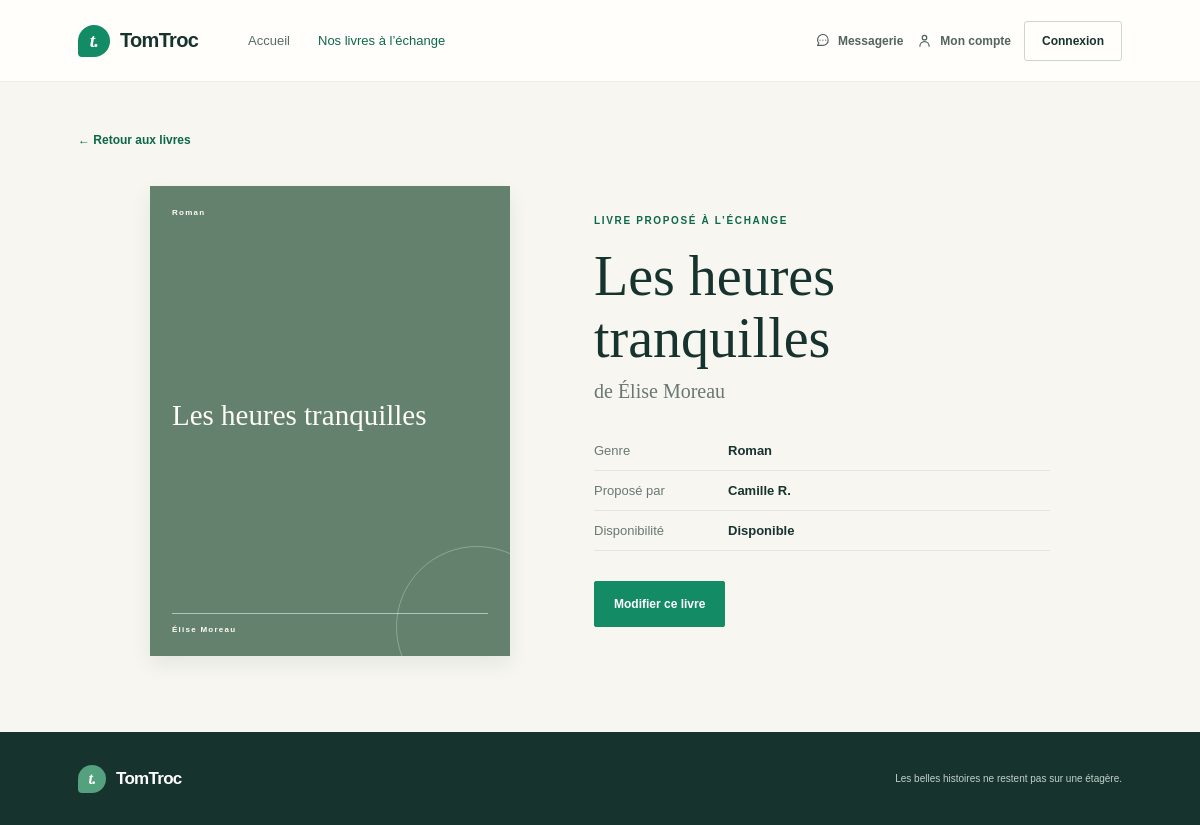
The page /index.php?page=livre&id=1 on the database as committed earlier.
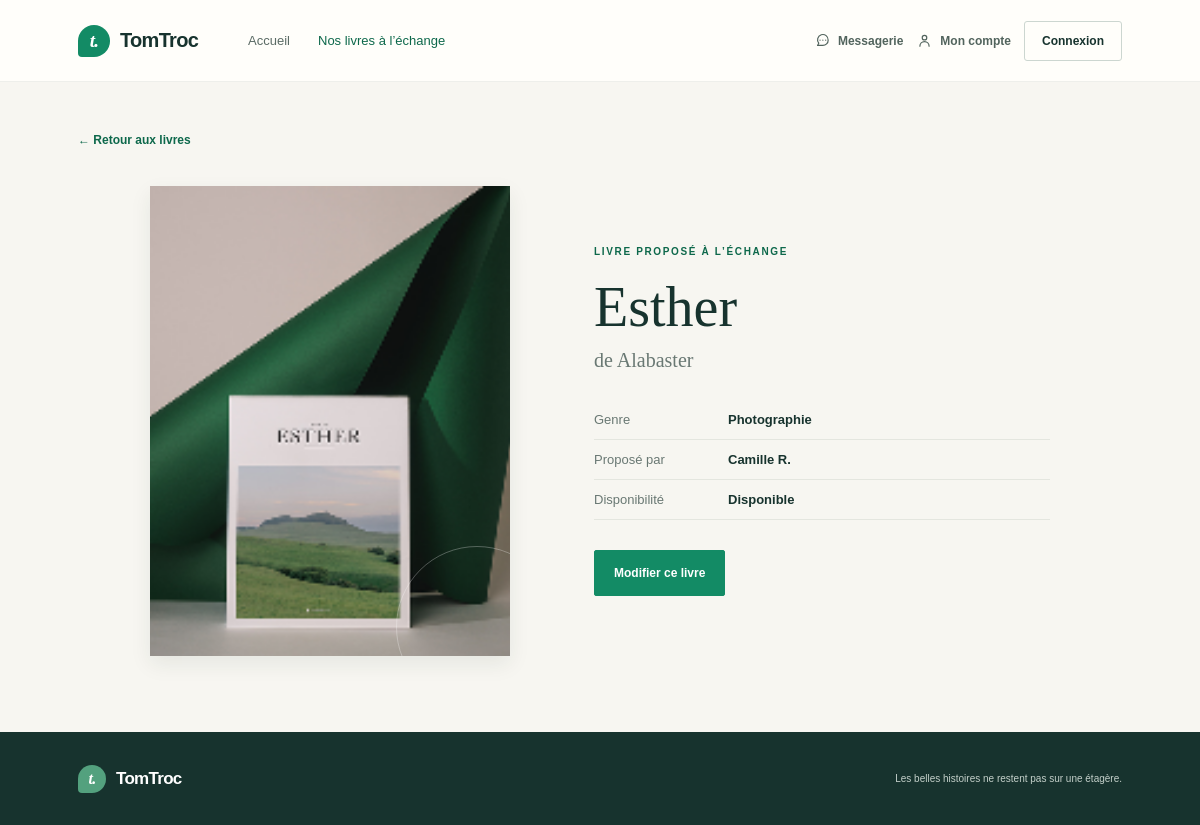
The same page on the database as committed later.
### tables this page shows
CREATE TABLE IF NOT EXISTS books (
    id BIGINT UNSIGNED NOT NULL AUTO_INCREMENT,
    owner_id BIGINT UNSIGNED NOT NULL,
    title VARCHAR(180) NOT NULL,
    author VARCHAR(160) NOT NULL,
    genre VARCHAR(80) NOT NULL,
    description TEXT NULL,
    image_path VARCHAR(255) NULL,
    cover_color VARCHAR(24) NOT NULL DEFAULT 'sage',
    is_available TINYINT(1) NOT NULL DEFAULT 1,
    created_at DATETIME NOT NULL DEFAULT CURRENT_TIMESTAMP,
    updated_at DATETIME NOT NULL DEFAULT CURRENT_TIMESTAMP ON UPDATE CURRENT_TIMESTAMP,
    PRIMARY KEY (id),
    KEY idx_books_available_created (is_available, created_at),
    KEY idx_books_title (title),
    CONSTRAINT fk_books_owner FOREIGN KEY (owner_id) REFERENCES users (id)
        ON UPDATE CASCADE
        ON DELETE CASCADE
);

CREATE TABLE IF NOT EXISTS users (
    id BIGINT UNSIGNED NOT NULL AUTO_INCREMENT,
    pseudo VARCHAR(80) NOT NULL,
    email VARCHAR(190) NOT NULL,
    password_hash VARCHAR(255) NOT NULL,
    avatar_path VARCHAR(255) NULL,
    created_at DATETIME NOT NULL DEFAULT CURRENT_TIMESTAMP,
    PRIMARY KEY (id),
    UNIQUE KEY uq_users_email (email)
);

### src/Core/View.php (called while the page is built, shortened)
<?php
final class View
{
    private string $viewsDirectory;
    public function __construct(
        private string $title,
        private string $currentPage = ''
    ) {
        $this->viewsDirectory = dirname(__DIR__, 2) . '/views';
    }
    public function render(string $template, array $data = []): void
    {
        $templatePath = $this->viewsDirectory . '/' . $template . '.php';
        extract($data, EXTR_SKIP);
        require $templatePath;
    }
}

### src/Controller/LivreController.php (called while the page is built, shortened)
<?php
final class LivreController
{
    public function showDetailBook(): void
    {
        $livreService = new LivreService();
        $livre = $livreService->getLivreById($_GET['id'] ?? null);
        $view = new View($livre->getTitle() . ' - TomTroc', 'livres');
        $view->render('books/detail', ['livre' => $livre]);
    }
}

### config/autoload.php (called while the page is built, shortened)
<?php
$racine = dirname(__DIR__);
$dossiersDeClasses = [
    $racine . '/Model/',
    $racine . '/Manager/',
    $racine . '/Service/',
    $racine . '/src/Core/',
    $racine . '/src/Controller/',
];
spl_autoload_register(static function (string $nomDeClasse) use ($dossiersDeClasses): void {
    foreach ($dossiersDeClasses as $dossier) {
        $fichier = $dossier . $nomDeClasse . '.php';
        if (is_file($fichier)) {
            return;
        }
    }
});

### Service/LivreService.php (called while the page is built, shortened)
<?php
final class LivreService
{
    public function getLivreById(mixed $identifiant): ?Livre
    {
        $id = filter_var($identifiant, FILTER_VALIDATE_INT);
        $livreManager = new LivreManager();
        return $livreManager->getLivreById($id);
    }
}

### config/database.php (called while the page is built, shortened)
<?php
$localConfigurationFile = __DIR__ . '/database.local.php';
$localConfiguration = is_file($localConfigurationFile)
    ? require $localConfigurationFile
    : [];
$getConfigurationValue = static function (string $environmentVariable, string $key, string $default) use ($localConfiguration): string {
    $environmentValue = getenv($environmentVariable);
    if ($environmentValue !== false) {
        return $environmentValue;
    }
    return isset($localConfiguration[$key])
        ? (string) $localConfiguration[$key]
        : $default;
};
return [
    'host' => $getConfigurationValue('DB_HOST', 'host', '127.0.0.1'),
    'name' => $getConfigurationValue('DB_NAME', 'name', 'tomtroc'),
    'user' => $getConfigurationValue('DB_USER', 'user', 'root'),
    'password' => $getConfigurationValue('DB_PASSWORD', 'password', ''),
];

### src/Core/DBManager.php (called while the page is built, shortened)
<?php
final class DBManager
{
    private static ?self $instance = null;
    private PDO $db;
    private function __construct()
    {
        $config = require dirname(__DIR__, 2) . '/config/database.php';
        $dsn = sprintf(
            'mysql:host=%s;dbname=%s;charset=utf8mb4',
            $config['host'],
            $config['name']
        );
        try {
            $this->db = new PDO($dsn, $config['user'], $config['password'], [
                PDO::ATTR_ERRMODE => PDO::ERRMODE_EXCEPTION,
                PDO::ATTR_DEFAULT_FETCH_MODE => PDO::FETCH_ASSOC,
                PDO::ATTR_EMULATE_PREPARES => false,
            ]);
        } catch (PDOException $exception) {
            throw new RuntimeException(
                'Connexion à la base TomTroc impossible. Vérifiez que MySQL est démarré et que database/schema.sql a été importé.',
                0,
                $exception
            );
        }
    }
    public static function getInstance(): self
    {
        if (self::$instance === null) {
            self::$instance = new self();
        }
        return self::$instance;
    }
    public function query(string $sql, ?array $params = null): PDOStatement
    {
        if ($params === null) {
            $statement = $this->db->query($sql);
        } else {
            $statement = $this->db->prepare($sql);
            $statement->execute($params);
        }
        return $statement;
    }
}

### Manager/AbstractEntityManager.php (called while the page is built, shortened)
<?php
abstract class AbstractEntityManager
{
    public function __construct()
    {
        $this->db = DBManager::getInstance();
    }
}

### Manager/LivreManager.php (called while the page is built, shortened)
<?php
final class LivreManager extends AbstractEntityManager
{
    public function getLivreById(int $id): ?Livre
    {
        $sql = <<<'SQL'
            SELECT
                books.id,
                books.owner_id,
                books.title,
                books.author,
                books.genre,
                books.image_path,
                books.cover_color,
                books.is_available,
                users.pseudo AS seller_pseudo
            FROM books
            INNER JOIN users ON users.id = books.owner_id
            WHERE books.id = :id
            LIMIT 1
            SQL;
        $statement = $this->db->query($sql, ['id' => $id]);
        $data = $statement->fetch();
        return $data === false ? null : new Livre($data);
    }
}

### Model/AbstractEntity.php (called while the page is built, shortened)
<?php
abstract class AbstractEntity
{
    protected int $id = -1;
    protected function hydrate(array $data): void
    {
        foreach ($data as $key => $value) {
            $method = 'set' . str_replace('_', '', ucwords((string) $key, '_'));
        }
    }
    public function setId(int|string $id): void
    {
        $this->id = (int) $id;
    }
    public function getId(): int
    {
        return $this->id;
    }
}

### Model/Livre.php (called while the page is built, shortened)
<?php
final class Livre extends AbstractEntity
{
    private string $title = '';
    private string $author = '';
    private string $genre = '';
    private ?string $imagePath = null;
    private string $coverColor = 'sage';
    private string $sellerPseudo = '';
    private bool $available = true;
    public function setTitle(string $title): void
    {
        $this->title = $title;
    }
    public function getTitle(): string
    {
        return $this->title;
    }
    public function setAuthor(string $author): void
    {
        $this->author = $author;
    }
    public function getAuthor(): string
    {
        return $this->author;
    }
    public function setGenre(string $genre): void
    {
        $this->genre = $genre;
    }
    public function getGenre(): string
    {
        return $this->genre;
    }
    public function setImagePath(?string $imagePath): void
    {
        $this->imagePath = $imagePath;
    }
    public function getImagePath(): ?string
    {
        return $this->imagePath;
    }
    public function setCoverColor(string $coverColor): void
    {
        $this->coverColor = $coverColor;
    }
    public function getCoverColor(): string
    {
        return $this->coverColor;
    }
    public function setSellerPseudo(string $sellerPseudo): void
    {
        $this->sellerPseudo = $sellerPseudo;
    }
    public function getSellerPseudo(): string
    {
        return $this->sellerPseudo;
    }
    public function setIsAvailable(bool|int|string $available): void
    {
        $this->available = (bool) $available;
    }
    public function isAvailable(): bool
    {
        return $this->available;
    }
}

### views/books/detail.php (the view, shortened to what the changed rows need)
<!doctype html>
<html lang="fr">
<?php
require __DIR__ . '/../partials/head.php';
?>
<body>
    <?php require __DIR__ . '/../partials/header.php'; ?>
    <main class="section-wrap book-detail-page">
        <a class="text-link" href="index.php?page=livres">← Retour aux livres</a>
        <article class="book-detail">
            <div class="cover cover-<?= htmlspecialchars($livre->getCoverColor(), ENT_QUOTES, 'UTF-8') ?> book-detail-cover">
                <?php if ($livre->getImagePath() !== null): ?>
                    <img class="cover-image" src="<?= htmlspecialchars($livre->getImagePath(), ENT_QUOTES, 'UTF-8') ?>" alt="Couverture du livre <?= htmlspecialchars($livre->getTitle(), ENT_QUOTES, 'UTF-8') ?>">
                <?php else: ?>
                    <span class="cover-label"><?= htmlspecialchars($livre->getGenre(), ENT_QUOTES, 'UTF-8') ?></span>
                    <span class="cover-title"><?= htmlspecialchars($livre->getTitle(), ENT_QUOTES, 'UTF-8') ?></span>
                    <span class="cover-author"><?= htmlspecialchars($livre->getAuthor(), ENT_QUOTES, 'UTF-8') ?></span>
                <?php endif; ?>
            </div>
            <div class="book-detail-copy">
                <p class="eyebrow">Livre proposé à l’échange</p>
                <h1><?= htmlspecialchars($livre->getTitle(), ENT_QUOTES, 'UTF-8') ?></h1>
                <p class="book-detail-author">de <?= htmlspecialchars($livre->getAuthor(), ENT_QUOTES, 'UTF-8') ?></p>
                <dl>
                    <div><dt>Genre</dt><dd><?= htmlspecialchars($livre->getGenre(), ENT_QUOTES, 'UTF-8') ?></dd></div>
                    <div><dt>Proposé par</dt><dd><?= htmlspecialchars($livre->getSellerPseudo(), ENT_QUOTES, 'UTF-8') ?></dd></div>
                    <div><dt>Disponibilité</dt><dd><?= $livre->isAvailable() ? 'Disponible' : 'Déjà échangé' ?></dd></div>
                </dl>
                <a class="button button-green" href="index.php?page=modifier-livre&amp;id=<?= $livre->getId() ?>">Modifier ce livre</a>
            </div>
        </article>
    </main>
    <footer class="site-footer">
        <a class="brand brand-footer" href="index.php"><span class="brand-mark" aria-hidden="true">t.</span><span>TomTroc</span></a>
        <p>Les belles histoires ne restent pas sur une étagère.</p>
    </footer>
</body>
</html>

Rows that differ between the two databases and show on the page:
changed books "Camille R.": image_path: picture added; title "Les heures tranquilles" → "Esther"; author "Élise Moreau" → "Alabaster"; genre "Roman" → "Photographie"; genre "Roman" → (not shown); title "Les heures tranquilles" → (not shown); author "Élise Moreau" → (not shown)
